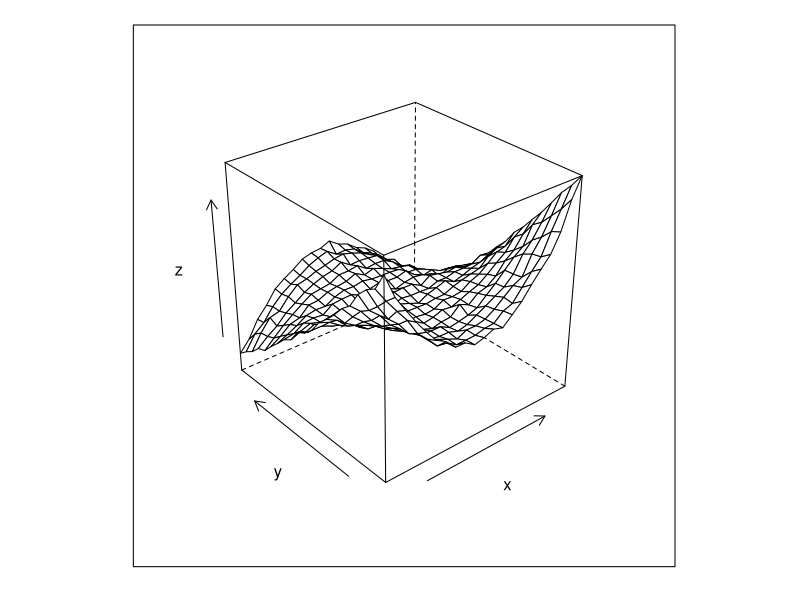
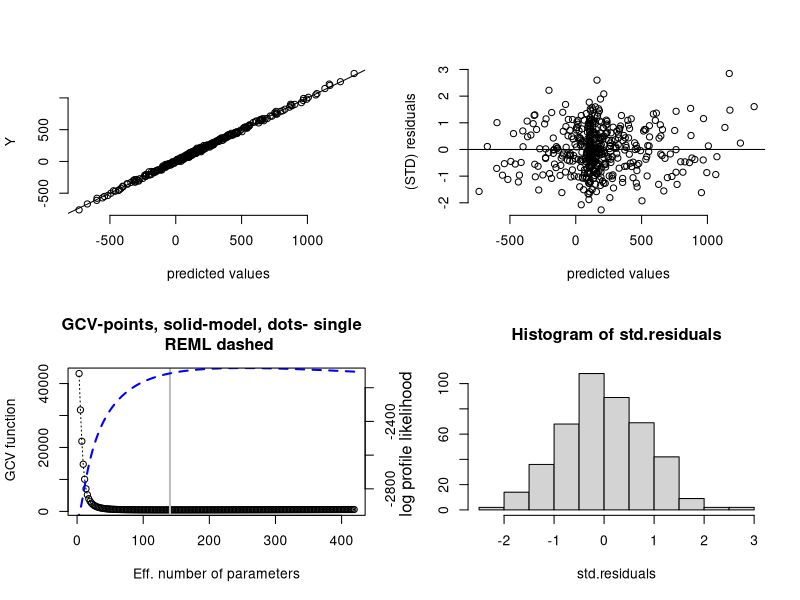
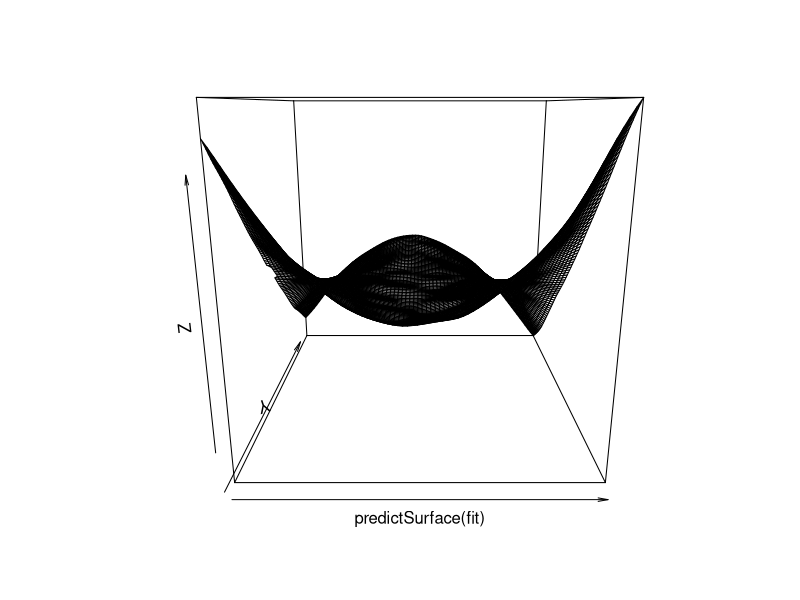

Source code (R) for these figures, in order:


# this is a simple script to see thin plate splines in action with the
#  Fields package.
# see my blog https://asbates.rbind.io for a discussion



library(fields)
library(dplyr)
library(lattice)

set.seed(42)
df <- expand.grid(x = -10:10, y = -10:10) %>% 
  mutate(z = y + x^2 + y^2 - x*y - x^2*y + rnorm(n(), 100, 20))

wireframe(z ~ x*y, df)

model_x <- df %>% select(x,y)
model_y <- df %>% select(z)

fit <- Tps(model_x, model_y)

fit
class(fit)

methods(class = "Krig")

par(mfrow = c(2,2))
plot(fit)
par(mfrow = c(1,1))

persp(predictSurface(fit))

?predictSE.Krig
predictSE(fit)

df <- df %>% 
  mutate(true_z = y + x^2 + y^2 - x*y - x^2*y)

pred_tps <- predict(fit)


rmse_tps <- sqrt( mean( (pred_tps - df$true_z)^2 ) )

library(randomForest)
fit_rf <- randomForest(z ~ x + y, df)
pred_rf <- predict(fit_rf)
rmse_rf <- sqrt( mean( (pred_rf = df$true_z)^2 ) )

rmse_tps 
rmse_rf
